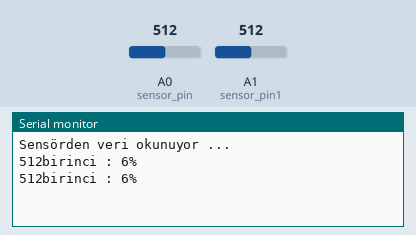
A sketch run on a simulated Arduino Uno, built with avr-gcc and run on an emulated ATmega328P. Parts: the last lines printed to the serial monitor. The inputs (shaded band) are chosen by the test bench; at power-on: A0 (sensor_pin) = 512, A1 (sensor_pin1) = 512.

Above: at 3.2 s.
3.3 s: A0 (sensor_pin) set to 716
At 4.6 s:
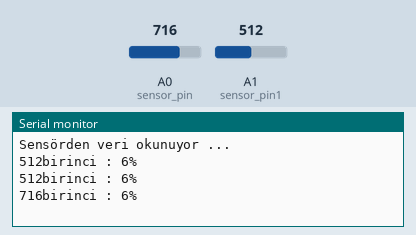
4.8 s: A1 (sensor_pin1) set to 716
At 5.8 s:
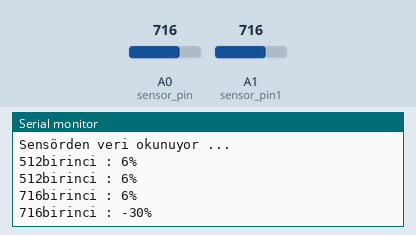
6.3 s: A0 (sensor_pin) set to 900
At 7.4 s:
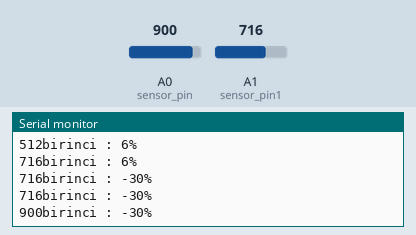
7.8 s: A1 (sensor_pin1) set to 900
At 8.8 s:
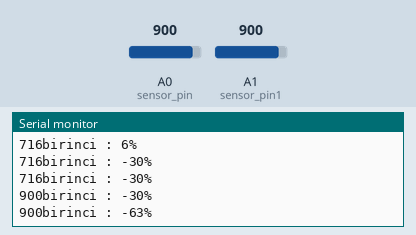
Timing chart, 0 to 10.3 s (numbered marks = the images above; inputs shaded):
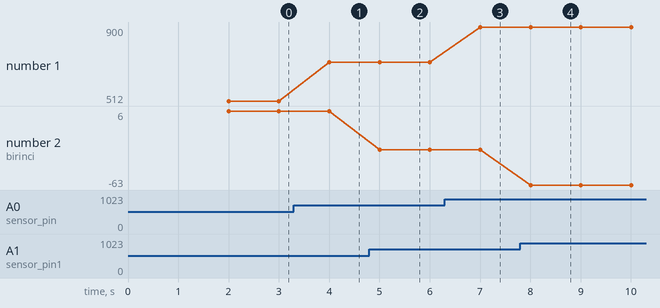

The sketch:

toprak_nem_sens_r_.ino
```cpp
int sensor_pin = A0;

int sensor_pin1 = A1 ;

int cikis_degeri ;
int cikis_degeri1 ;

void setup() {

Serial.begin(9600);

Serial.println("Sensörden veri okunuyor ...");

delay(2000);

}

void loop() {

cikis_degeri= analogRead(sensor_pin);
cikis_degeri1= analogRead(sensor_pin1);
cikis_degeri1 = map(cikis_degeri1,550,0,0,100);

Serial.print(cikis_degeri);
Serial.print("birinci : ");
Serial.print(cikis_degeri1);
Serial.println("%");
delay(1000);
}
```

Measured:
- after the input at 3.3 s, the serial monitor: prints a new line after 0.70 s (image 1)
- after the input at 4.8 s, the serial monitor: prints a new line after 0.20 s (image 2)
- after the input at 6.3 s, the serial monitor: prints a new line after 0.70 s (image 3)
- after the input at 7.8 s, the serial monitor: prints a new line after 0.20 s (image 4)
- plotted number 1: 512 → 716 after the input at 3.3 s, 716 → 900 after the input at 6.3 s
- plotted number 2: 6 → -30 after the input at 4.8 s, -30 → -63 after the input at 7.8 s
